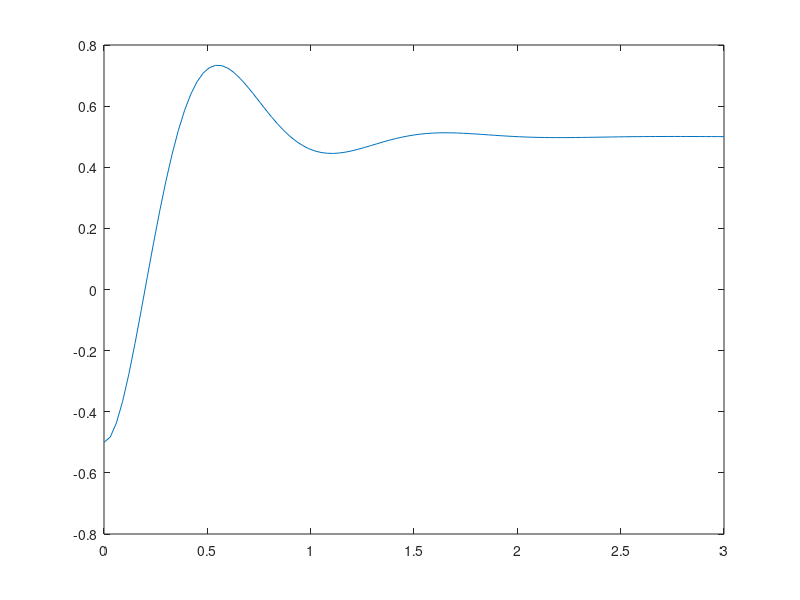
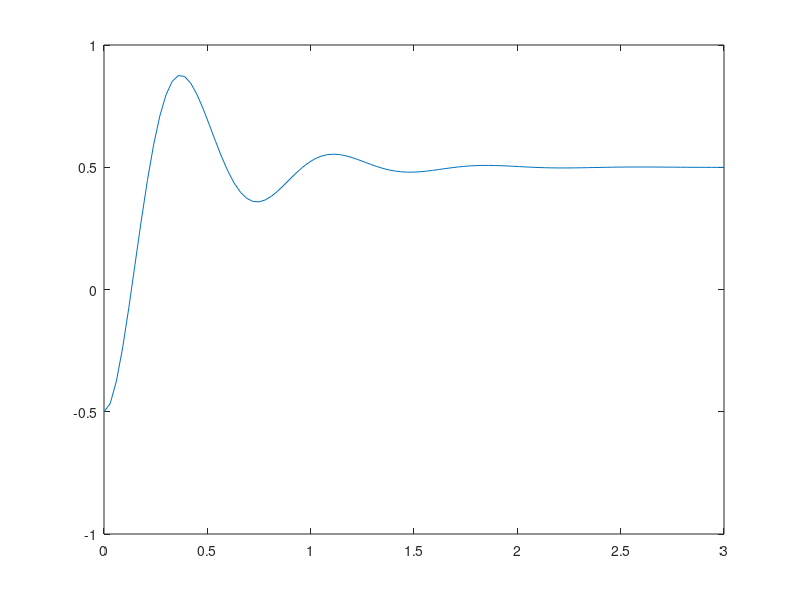
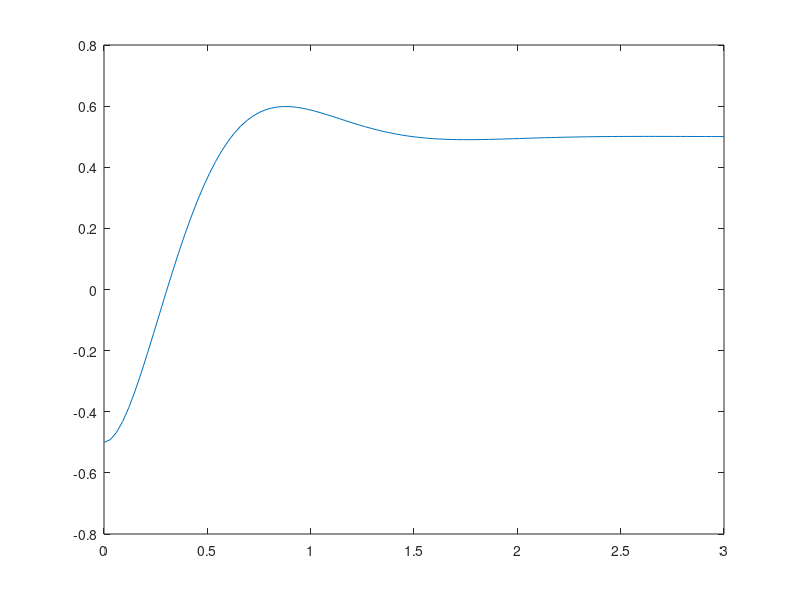
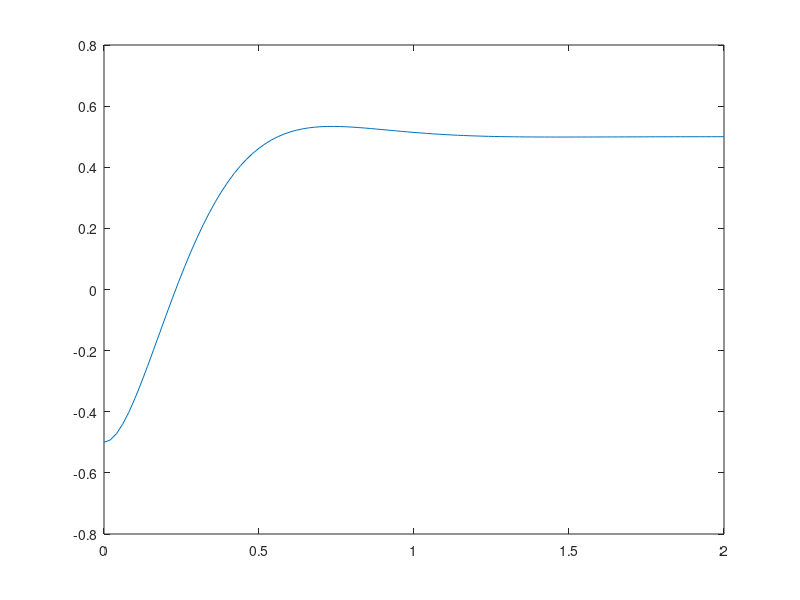

These charts were generated, in order, by the following MATLAB code:
clear 
clc
close all

%% Constants 
% Base
K_g = 33.3;
K_m = 0.0401; % [Nm/amp]
R_m = 19.2;   % [ohms]
K_1=[10 20 5 10 10 10];         % [K_p] btwn -2 and 50 Neg values mean unstable 
K_3=[0 0 0 1 -1 -0.5];         % [K_d] btwn -1.5 and 1.5 Neg values mean unstable 
% Rigid Arm 
J_hub = 0.0005;          % [kgm^2]
J_extra = 0.2*(.2794^2); % [kgm^2]
J_load = 0.0015;         % [kgm^2]

J_total= J_hub+J_load+J_extra;

% Flexible Link 
L = 0.45;       % [m]
M_arm = 0.06;   % [kg]
J_arm = 0.004;  % [kgm^2] 
M_tip = 0.05;   % [kg]
J_M = 0.01;     % [kgm^2]
fc = 1.8;       % [Hz]
J_L = J_arm+J_M;
K_arm = (2*pi*fc)^2*(J_L); 


%% Closed Loop System
for n=1:6
d0 = (K_1(n).*K_g.*K_m)./(J_total.*R_m);
d1 = (((K_g.^2).*(K_m.^2)+K_3(n).*K_g.*K_m)./(J_total.*R_m));
d2 = 1; 
n1 = d0;
num = n1;
den = [d2 d1 d0];
sysTF = tf(num,den);
%% Step Response
t= 0:0.01:4;
u=max(0,min(t-1,1));
%lsim(sysTF,u,t)
[x,t] = step(sysTF);


figure(n);
plot(t,x-0.5);
figure(n+6);
plot(t,x-1);
end
